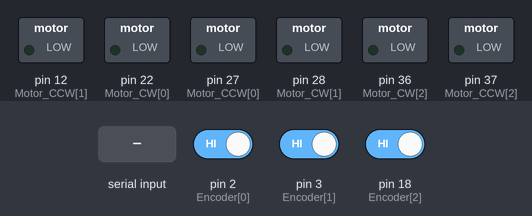
A sketch run on a simulated Arduino Mega 2560, built with avr-gcc and run on an emulated ATmega2560. Shown: switched loads named in the sketch (green lamp = pin HIGH). The inputs (shaded band) are chosen by the test bench; at power-on: pin 2 (Encoder[0]) HIGH, pin 3 (Encoder[1]) HIGH, pin 18 (Encoder[2]) HIGH. What the sketch prints to the serial monitor is not drawn.

Above: at 7.3 s.
7.4 s: "L90\n" received over Serial
At 8.6 s:
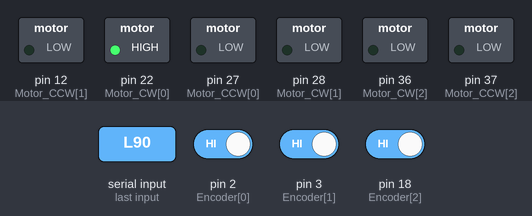
10.4 s: "R90\n" received over Serial
At 11.2 s:
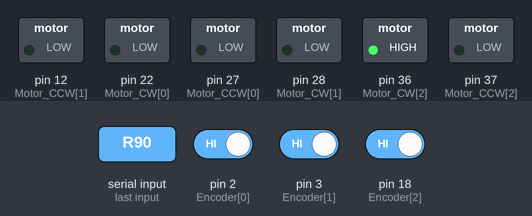
13.4 s: "L,45\n" received over Serial
At 14.7 s:
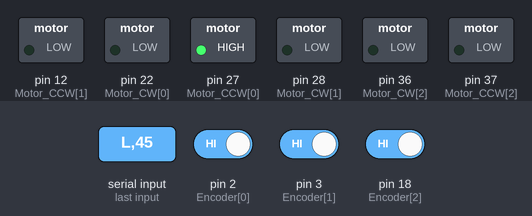
16.4 s: "R,45\n" received over Serial
At 16.7 s:
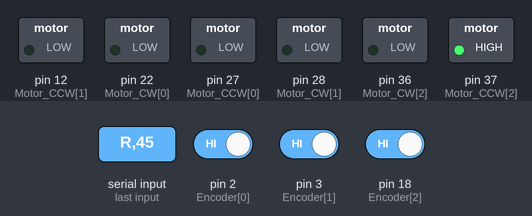
19.4 s: "C90\n" received over Serial
At 20.3 s:
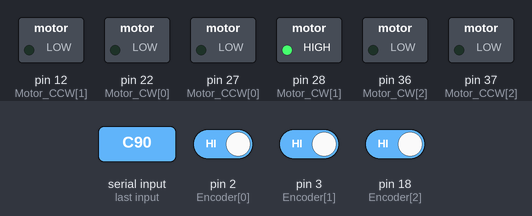
22.4 s: "c" received over Serial
At 22.9 s:
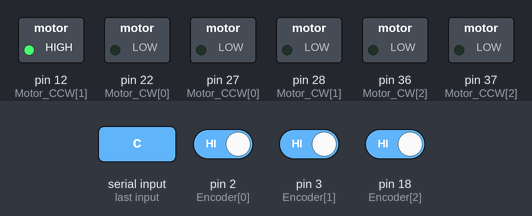
Timing chart, 0 to 26.1 s (numbered marks = the images above; inputs shaded):
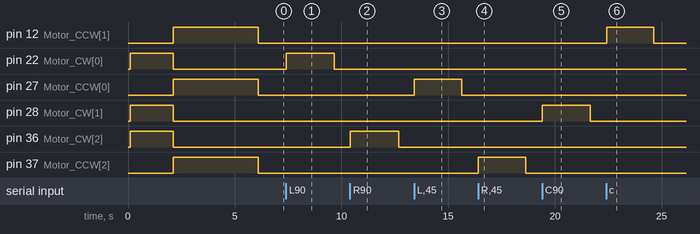

The sketch:

arduino.ino
```cpp
int Motor_CW[3] = {22,28,36};
int Motor_CCW[3] = {27,12,37};
int Encoder[3] = {2,3,18};

volatile int Encoder_Data[3] = {0,0,0};
volatile int Encoder_Save[3] = {0,0,0};

int Motor_work[3] = {0,0,0};
int Motor_way[3] = {0,0,0};

int Motor_Min = 0;
int Motor_Max = 0;
int delay_time = 100;

int AxisRead = 0;
int AxisData[3] = {0,0,0};
char AxisControl = 0;

char buffers[18];
String stringWrite ="";


void setup() {
  // put your setup code here, to run once:
  Serial.begin(9600);
  Serial.flush();

  Serial.println("contacted.");

  delay(100);

  for(char i=0; i<3; i++) {
    pinMode(Motor_CW[i], OUTPUT);
    pinMode(Motor_CCW[i], OUTPUT);
    pinMode(Encoder[i], INPUT);
  }

  Motor_Min = 0;
  Motor_Max = 300;
  delay_time = 20;

  Serial.println("settings.");

  Motor_START();

  Serial.println("start.");
  Serial.flush();
}

void loop() {
  // put your main code here, to run repeatedly:

  if(Motor_work[0] == 1) Motor_Encoder(0);
  if(Motor_work[1] == 1) Motor_Encoder(1);
  if(Motor_work[2] == 1) Motor_Encoder(2);

  while(Serial.available()) {
    int index = 0;
    int numChar = Serial.available();

    if(numChar > 18) numChar = 18;
    while(numChar--) buffers[index++] = Serial.read();

    splitString(buffers);
  }

  Move();
  String_println();
  delay(delay_time);
}

void splitString(char* data) {
  char* parameter;
  parameter = strtok(data, ","); // "," 기준 데이터 값 잘라내기
  while(parameter != NULL) { // 아닐경우 다시 ","기준 재기
    Command(parameter);
    parameter = strtok (NULL, ",");
  }

  //버퍼 초기화
  for(int x = 0; x < 18; x++) {
    buffers[x] = '\0';
  }
  Serial.flush();
}

void String_println() {
  stringWrite = "L";
  stringWrite.concat(map(Encoder_Data[0], Motor_Min, Motor_Max, 0, 255));
  stringWrite.concat("C");
  stringWrite.concat(map(Encoder_Data[1], Motor_Min, Motor_Max, 0, 255));
  stringWrite.concat("R");
  stringWrite.concat(map(Encoder_Data[2], Motor_Min, Motor_Max, 0, 255));

  Serial.print(stringWrite);
  Serial.print("\t");
  Serial.print(AxisControl);
  Serial.print("\t");
  Serial.print(AxisData[0]);
  Serial.print("\t");
  Serial.print(AxisData[1]);
  Serial.print("\t");
  Serial.print(AxisData[2]);
  Serial.println("");

  stringWrite="";
}

void Command(char* data) {
  if((data[0] == 'L') || (data[0] == 'l')) {
    AxisRead = strtol(data+1, NULL, 10);
    AxisRead = constrain(AxisRead, 0, 255);

    AxisData[0] = AxisRead;
  }

  if((data[0] == 'R') || (data[0] == 'r')) {
    AxisRead = strtol(data+1, NULL, 10);
    AxisRead = constrain(AxisRead, 0, 255);

    AxisData[2] = AxisRead;
  }

  if((data[0] == 'C') || (data[0] == 'c')) {
    AxisRead = strtol(data+1, NULL, 10);
    AxisRead = constrain(AxisRead, 0, 255);

    AxisData[1] = AxisRead;
  }

  if((data[0] == 'X') || (data[0] == 'x')) AxisControl = 'x';
  if((data[0] == 'Y') || (data[0] == 'y')) AxisControl = 'y';
  if((data[0] == 'Z') || (data[0] == 'z')) AxisControl = 'z';
  if((data[0] == 'S') || (data[0] == 's')) AxisControl = 0;
}

void Move(){
  if((AxisControl == 'x') || (AxisControl == 'y') || (AxisControl == 'z')) {
    if(AxisControl == 'x') Motor_FULLUP();
    if(AxisControl == 'y') Motor_FULLDW();
    if(AxisControl == 'z') Motor_RESET();
  }else {
    if(AxisData[1] > map(Encoder_Data[1], Motor_Min, Motor_Max, 0, 255)) Motor_UP(1);
    if(AxisData[1] < map(Encoder_Data[1], Motor_Min, Motor_Max, 0, 255)) Motor_DW(1);
    if(AxisData[1] == map(Encoder_Data[1], Motor_Min, Motor_Max, 0, 255)) Motor_ST(1);

    if(AxisData[0] > map(Encoder_Data[0], Motor_Min, Motor_Max, 0, 255)) Motor_UP(0);
    if(AxisData[0] < map(Encoder_Data[0], Motor_Min, Motor_Max, 0, 255)) Motor_DW(0);
    if(AxisData[0] == map(Encoder_Data[0], Motor_Min, Motor_Max, 0, 255)) Motor_ST(0);

    if(AxisData[2] > map(Encoder_Data[2], Motor_Min, Motor_Max, 0, 255)) Motor_UP(2);
    if(AxisData[2] < map(Encoder_Data[2], Motor_Min, Motor_Max, 0, 255)) Motor_DW(2);
    if(AxisData[2] == map(Encoder_Data[2], Motor_Min, Motor_Max, 0, 255)) Motor_ST(2);
  }
}
```

Motor_Encoder.ino
```cpp
void Motor_Encoder(int PORT) {
  if(digitalRead(Encoder[PORT]) == HIGH) {
    if(Motor_way[PORT] == 1) Encoder_Data[PORT]++;
    else if(Motor_way[PORT] == -1) Encoder_Data[PORT]--;
  }

  if(Encoder_Data[PORT] < Motor_Min) {
    Encoder_Data[PORT] = Motor_Min;
    Motor_ST(PORT);
  }

  if(Encoder_Data[PORT] > Motor_Max) {
    Encoder_Data[PORT] = Motor_Max;
    Motor_ST(PORT);
  }

  Encoder_Save[PORT] = Encoder_Data[PORT];
}

void Motor_UP(int PORT){
  Encoder_Data[PORT] = Encoder_Save[PORT];
  Motor_work[PORT] = 1;
  Motor_way[PORT] = 1;

  digitalWrite(Motor_CW[PORT], HIGH);
  digitalWrite(Motor_CCW[PORT], LOW);
}

void Motor_ST(int PORT){
  Motor_work[PORT] = 0;
  Motor_way[PORT] = 1;

  digitalWrite(Motor_CW[PORT], LOW);
  digitalWrite(Motor_CCW[PORT], LOW);
}

void Motor_DW(int PORT){
  Encoder_Data[PORT] = Encoder_Save[PORT];
  Motor_work[PORT] = 1;
  Motor_way[PORT] = -1;

  digitalWrite(Motor_CW[PORT], LOW);
  digitalWrite(Motor_CCW[PORT], HIGH);
}

void Motor_START(){
  Motor_FULLUP();
  delay(2000);
  Motor_FULLDW();
  delay(4000);
  Motor_RESET();
}

void Motor_FULLUP(){
  for(char i=0; i<3; i++) Motor_way[i] = 0;

  for(char i=0; i<3; i++) {
    digitalWrite(Motor_CW[i], HIGH);
    digitalWrite(Motor_CCW[i], LOW);
  }
  Serial.flush();
}

void Motor_FULLDW(){
  for(char i=0; i<3; i++) Motor_way[i] = 0;

  for(char i=0; i<3; i++) {
    digitalWrite(Motor_CW[i], LOW);
    digitalWrite(Motor_CCW[i], HIGH);
  }
  Serial.flush();
}

void Motor_RESET(){
  for(char i=0; i<3; i++) {
    Encoder_Data[i] = 0;
    Encoder_Save[i] = 0;
    Motor_work[i] = 0;
    Motor_way[i] = 0;
  }

  for(char i=0; i<3; i++) {
    digitalWrite(Motor_CW[i], LOW);
    digitalWrite(Motor_CCW[i], LOW);
    digitalWrite(Encoder[i], HIGH);
  }
  Serial.flush();
}
```

Measured:
- after the input at 7.4 s, pin 22 (Motor_CW[0]): LOW → HIGH at once, → LOW 2.2 s later
- after the input at 10.4 s, pin 36 (Motor_CW[2]): LOW → HIGH at once, → LOW 2.3 s later
- after the input at 13.4 s, pin 27 (Motor_CCW[0]): LOW → HIGH at once, → LOW 2.2 s later
- after the input at 16.4 s, pin 37 (Motor_CCW[2]): LOW → HIGH at once, → LOW 2.2 s later
- after the input at 19.4 s, pin 28 (Motor_CW[1]): LOW → HIGH at once, → LOW 2.2 s later
- after the input at 22.4 s, pin 12 (Motor_CCW[1]): LOW → HIGH at once, → LOW 2.2 s later
